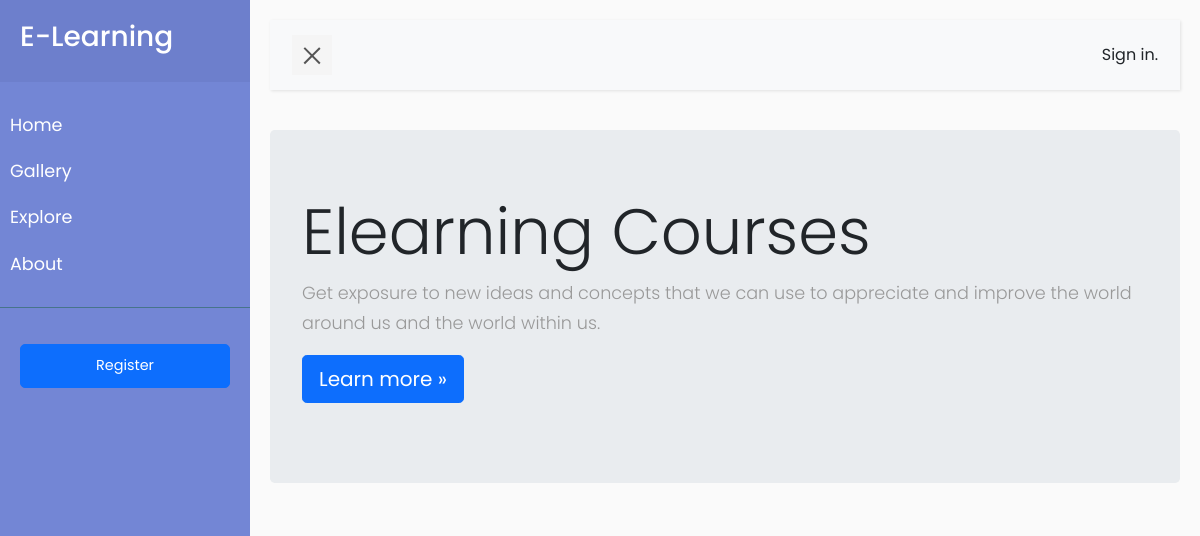
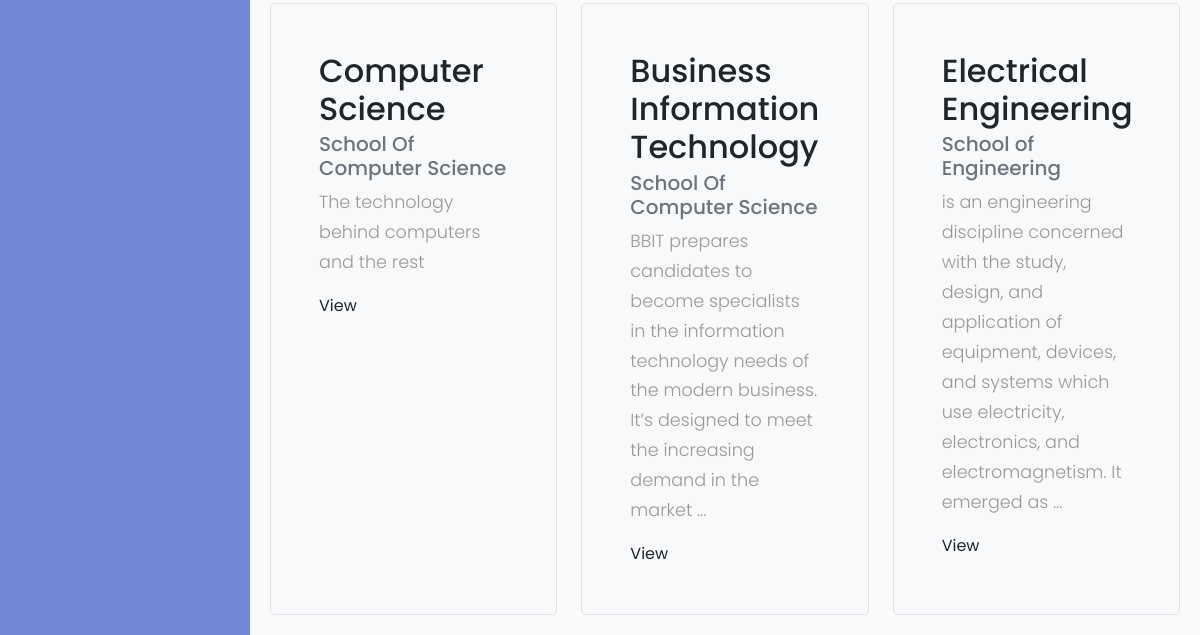
The app's page /, older data (2 pictures, top to bottom).
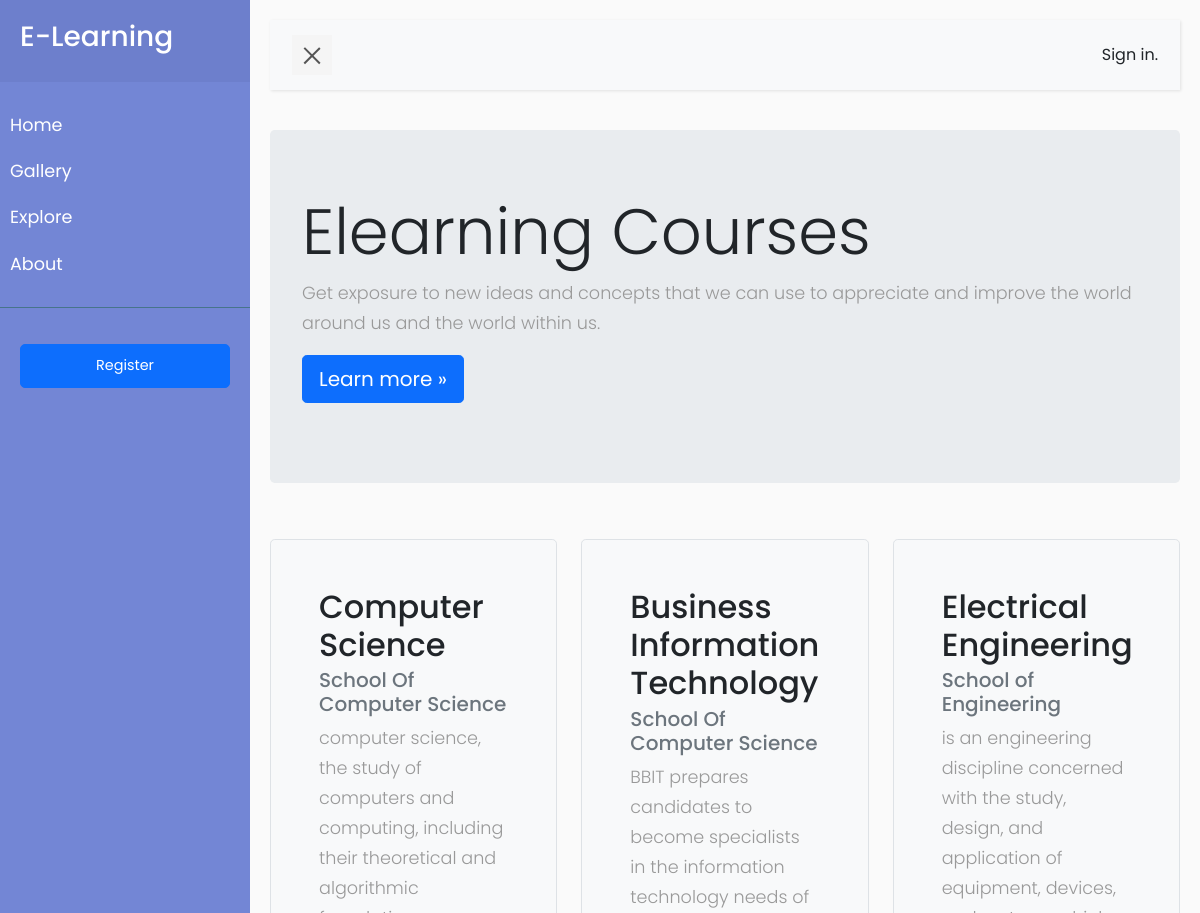
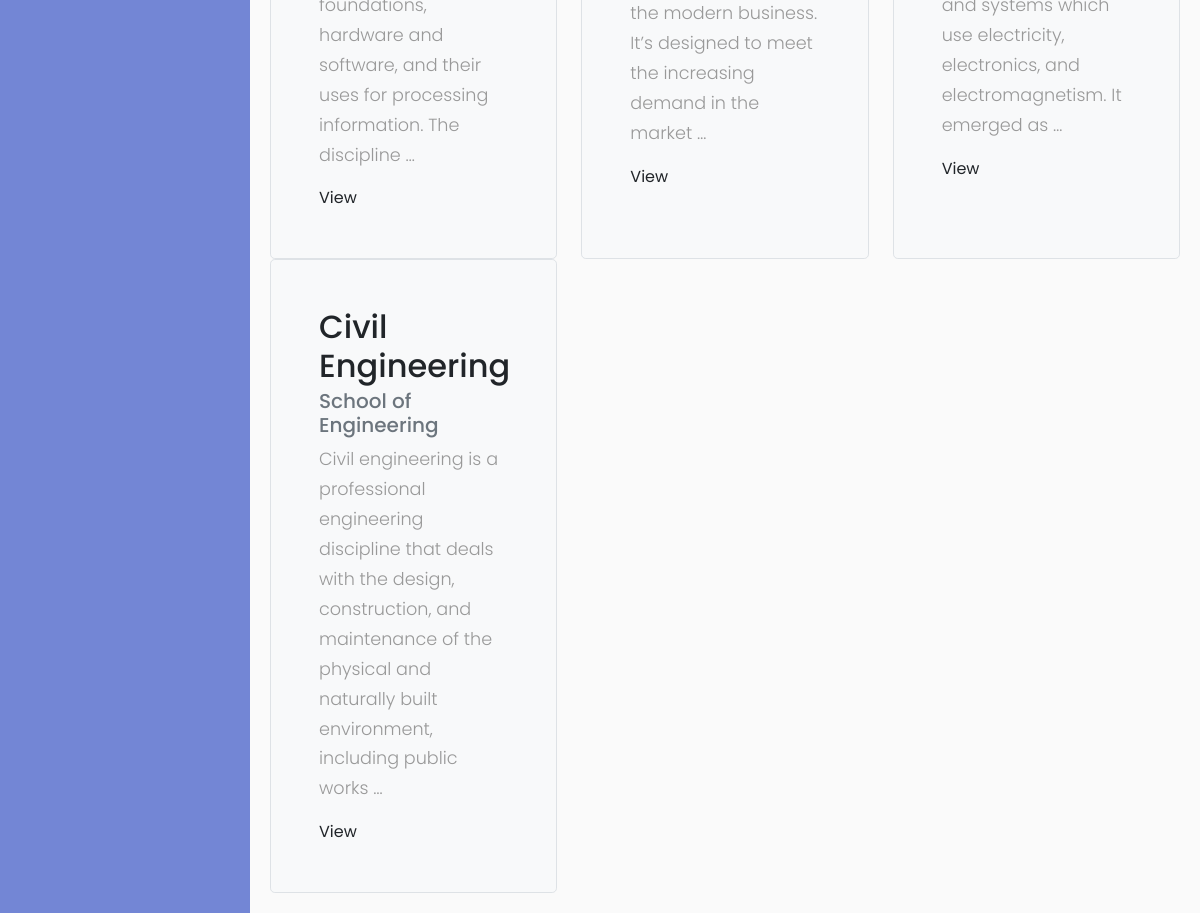
The same page, newer data (2 pictures, top to bottom).
### courses/models.py (models this page shows, shortened)
class Course(models.Model):
    programme = models.ForeignKey(Programme, related_name='course_programme', on_delete=models.CASCADE)
    department = models.ForeignKey(Departments, related_name='department', on_delete=models.CASCADE)
    courses = models.CharField(max_length=200)
    slug = models.SlugField(unique=True)
    overview = models.TextField()

class Departments(models.Model):
    programme = models.ForeignKey(Programme, related_name='programme', on_delete=models.CASCADE)
    title = models.CharField(max_length=250, default='Department')
    slug = models.SlugField(unique=True)
    def __str__(self):
        return self.title

### courses/views.py (the view)
# urls.py: path('', views.CoursesListView.as_view(), name='list_courses'),
class CoursesListView(ListView):
    model = Course
    template_name = 'courses/list/course_list.html'
    context_object_name = 'courses_list'

### courses/templates/courses/list/course_list.html (shortened to what this page needs)
{% extends 'base.html' %}
{% load user_group %}
{% load static %}
{% block sidebar %}
    {% if user.is_authenticated %}
        {% if request.user|user_info:"Instructors" %}
            <li>
                <a href="{% url 'units_list' %}">My DashBoard</a>
            </li>
        {% else %}
            <li>
                <a href="{% url 'view_enrolled_units'%}">Enrolled Units</a>
            </li>
            <li>
                <a href="#">Grades</a>
            </li>
            <li>
                <a href="#!">Finance</a>
            </li>
            <li>
                <a href="{% url 'profile' %}">My Profile</a>
            </li>
        {% endif %}
    {% else %}
        <li>
            <a href="#">Gallery</a>
        </li>
        <li>
            <a href="#">Explore</a>
        </li>
        <li>
            <a href="#">About</a>
        </li>
    {% endif %}
{% endblock %}
{% block content %}
    <div class="jumbotron">
      <h1 class="display-3">Elearning Courses</h1>
      <p>Get exposure to new ideas and concepts that we can use to appreciate and improve the world around us and the world within us. </p>
      <p><a class="btn btn-primary btn-lg" href="#" role="button">Learn more &raquo;</a></p>
    </div>
    <br>
    <div class="row align-items-md-stretch">
        {% for course in courses_list %}
          <div class="col-md-4">
            <div class="h-100 p-5 bg-light border rounded-3">
              <h2>{{ course.courses }}</h2>
                <h5 class="card-subtitle mb-2 text-muted">{{ course.department}}</h5>
                <p>{{ course.overview | truncatewords:25}}</p>
                <a href="{% url 'course_details' course.slug %}">View</a>
            </div>
          </div>
        {% empty %}
            <h3>Courses Unavailable</h3>
        {% endfor %}
    </div>
{% endblock %}

Row changes from the older to the newer data that the page shows:
changed Course "Computer Science": overview "The technology behind computers and the rest" → "computer science, the study of computers and computing, including their theoretical and algorithmic foundations, hardware and software, and their uses for processing information. The discipline …"
added Course: courses "Civil Engineering", department "School of Engineering", overview "Civil engineering is a professional engineering discipline that deals with the design, construction, and maintenance of the physical and naturally built environment, including public works …"
